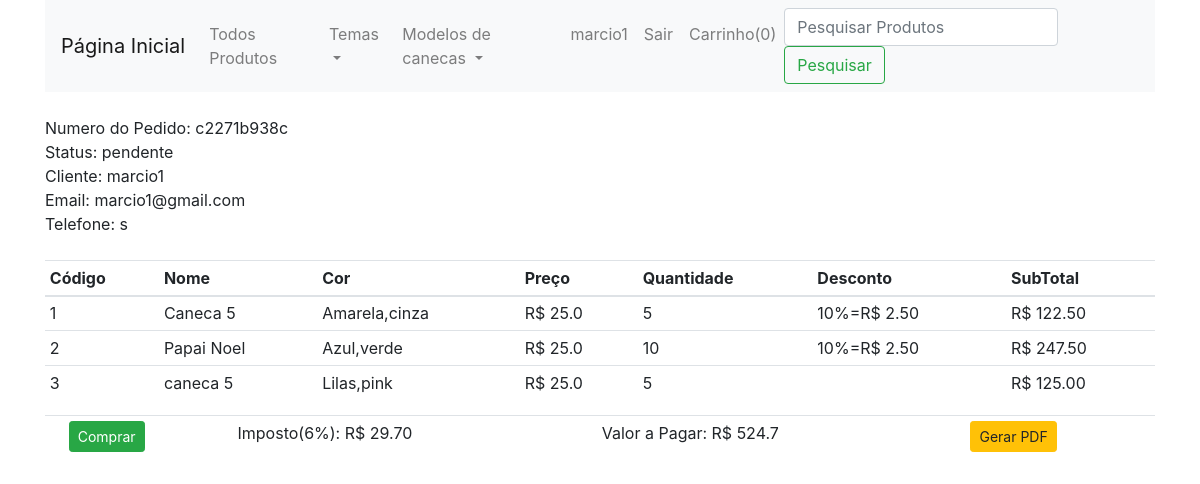
/pedidos/c2271b938c (signed in), run on the app's committed database.
### loja/clientes/model.py (models this page shows, shortened)
class Cadastrar(db.Model, UserMixin):
    id = db.Column(db.Integer, primary_key = True)
    name = db.Column(db.String(50), unique = False)
    username = db.Column(db.String(50), unique = True)
    email = db.Column(db.String(50), unique = True)
    password = db.Column(db.String(50), unique = False)
    state = db.Column(db.String(50), unique = False)
    city = db.Column(db.String(50), unique = False)
    contact = db.Column(db.String(50) ,unique = False)
    address = db.Column(db.String(50) ,unique = False)
    zipcode = db.Column(db.String(50) ,unique = False)
    profile = db.Column(db.String(50), unique = False, default='profile.jpg')
    data_criado = db.Column(db.DateTime, nullable=False,default=datetime.now)

class ClientePedido(db.Model):
    id = db.Column(db.Integer, primary_key= True)
    notafiscal = db.Column(db.String(20), unique= True, nullable=False)
    status = db.Column(db.String(20), default='pendente', nullable=False)
    cliente_id = db.Column(db.Integer, unique= False, nullable=False)
    data_criado = db.Column(db.DateTime, default=datetime.now, nullable=False)
    pedido = db.Column(JsonEcodeDict)

### loja/clientes/rotas.py (the view)
@app.route('/pedidos/<notafiscal>')
@login_required
def pedidos(notafiscal):
    if current_user.is_authenticated:
        gTotal = 0
        subTotal = 0
        cliente_id = current_user.id
        cliente = Cadastrar.query.filter_by(id=cliente_id).first()
        pedidos = ClientePedido.query.filter_by(cliente_id=cliente_id, notafiscal=notafiscal).order_by(ClientePedido.id.desc()).first()
        for _key, produto in pedidos.pedido.items():
            desconto = (produto['desconto']/100) * float(produto['preco'])
            subTotal += float(produto['preco']) * int(produto['quantidade'])
            subTotal -= desconto
            imposto =("%.2f" % (.06 * float(subTotal)))
            gTotal = float("%.2f" % (1.06 * subTotal))
    else:
        return redirect(url_for('clienteLogin'))
    return render_template('cliente/pedido.html', notafiscal=notafiscal, imposto=imposto, subTotal=subTotal,  gTotal=gTotal, cliente=cliente, pedidos=pedidos)

### loja/clientes/model.py (called while the page is built)
@login_manager.user_loader
def user_carregar(user_id):
    return Cadastrar.query.get(user_id)

    def process_result_value(self, value, dialect):
        if value is None:
            return {}
        else:
            return json.loads(value)

### loja/templates/cliente/pedido.html (shortened to what this page needs)
{% extends 'layouts.html' %}
{% block content %}
{% include 'navbar.html' %}
<div class="container">
    <div class="row">
        <div class="col-md-12">
            <br>
            Numero do Pedido: {{pedidos.notafiscal}}
            <br>
            Status: {{pedidos.status}}
            <br>
            Cliente: {{cliente.name}}
            <br>
            Email: {{cliente.email}}
            <br>
            Telefone: {{cliente.contact}}
            <br>
            <br>
        <table class="table table-sm">
            <thead>
                <th>Código</th>
                <th>Nome</th>
                <th>Cor</th>
                <th>Preço</th>
                <th>Quantidade</th>
                <th>Desconto</th>
                <th>SubTotal</th>
            </thead>
            <tbody>
                {% for key , produto in pedidos.pedido.items() %}
                {% set desconto = "%0.2f" | format((produto.desconto/100) * produto.preco|float) %}
                <tr>
                    <td>{{loop.index}}</td>
                    <td>{{produto.nome}}</td>
                    <form action="{{url_for('updateCarro',code=key)}}" method="post">
                        <td>{{produto.cor|capitalize}}</td>
                        <td>R$ {{produto.preco}}</td>
                        <td>{{produto.quantidade}}</td>
                        {% if produto.desconto > 0 %}
                        <td>{{produto.desconto}}%=R$ {{desconto}}</td>
                        {% else %}
                        <td></td>
                        {% endif %}
                        {% set subtotal = produto.quantidade|int * produto.preco|float %}
                        <td>R$ {{"%0.2f"|format((subtotal|float) - desconto|float)}}</td>
                    </form>
                </tr>
                {% endfor %}
            </tbody>
        </table>
            <table class="table table-sm">
                <tr>
                    <td></td>
                    <td><a href="{{url_for('home')}}" class="btn btn-success btn-sm float-left">Comprar</a></td>
                    <td colspan="3">Imposto(6%): R$ {{imposto}}</td>
                    <td colspan="5">Valor a Pagar: R$ {{gTotal}}</td>
                    <td>
                        <form action="{{url_for('get_pdf', notafiscal=pedidos.notafiscal)}}" method="post">
                        <button type="submit" class="btn btn-warning btn-sm float-rigth">Gerar PDF</button>
                        </form>
                    </td>
                </tr>
            </table>
        </div>
    </div>
</div>
{% endblock content %}

### loja/templates/navbar.html (shortened to what this page needs)
<div class="container">
    <nav class="navbar navbar-expand-lg navbar-light bg-light">
        <a class="navbar-brand" href="/">Página Inicial</a>
        <div class="collapse navbar-collapse" id="navbarSupportedContent">
          <ul class="navbar-nav mr-auto">
            <li class="nav-item">
              <a class="nav-link" href="/">Todos Produtos</a>
            </li>
            <li class="nav-item dropdown">
              <a class="nav-link dropdown-toggle" href="#" id="navbarDropdown" role="button" data-toggle="dropdown" aria-haspopup="true" aria-expanded="false">
                Temas
              </a>
              </li>
            <li class="nav-item dropdown">
              <a class="nav-link dropdown-toggle" href="#" id="navbarDropdown" role="button" data-toggle="dropdown" aria-haspopup="true" aria-expanded="false">
                Modelos de canecas
              </a>
              </li>
              {% if current_user.is_authenticated %}
              <li class="nav-item">
                <a class="nav-link" href="{{url_for('cliente_logout')}}">{{current_user.name}}</a>
              </li>
              <li class="nav-item">
                <a class="nav-link" href="{{url_for('cliente_logout')}}">Sair</a>
              </li>
              {% endif %}
              <li class="nav-item">
                <a class="nav-link" href="{{url_for('getCart')}}" tabindex="-1">Carrinho({{session['LojainCarrinho']|length}})</a>
              </li>
          </ul>
          <form class="form-inline my-2 my-lg-0" method="POST">
            <input class="form-control mr-sm-2" type="text" placeholder="Pesquisar Produtos" autofocus="autofocus" name="search_string">
            <input class="btn btn-outline-success my-2 my-sm-0" type="submit" formaction="/search" value="Pesquisar">
          </form>
        </div>
      </nav>
    </div>

### data on the page
Cadastrar: name "marcio1", email "marcio1@gmail.com", contact "s"
ClientePedido: notafiscal "c2271b938c", status "pendente"

### other printed values
{{ session['LojainCarrinho']|length }} "0"
{{ produto.nome }} "Caneca 5" "Papai Noel" "caneca 5"
{{ produto.cor|capitalize }} "Amarela,cinza" "Azul,verde" "Lilas,pink"
{{ produto.preco }} "25.0" "25.0" "25.0"
{{ produto.quantidade }} "5" "10" "5"
{{ produto.desconto }} "10" "10"
{{ desconto }} "2.50" "2.50"
{{ "%0.2f"|format((subtotal|float) - desconto|float) }} "122.50" "247.50" "125.00"
{{ imposto }} "29.70"
{{ gTotal }} "524.7"
